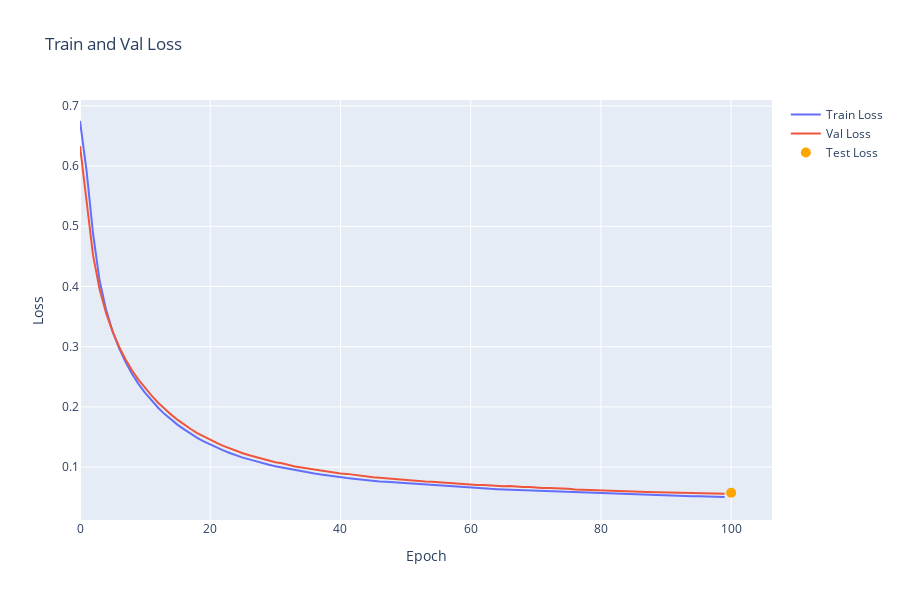

The cell this chart's notebook holds for it:
### Code cell
fig = go.Figure()
fig.add_trace(go.Scatter(x=np.arange(len(train_losses)), y=train_losses, mode='lines', name='Train Loss'))
fig.add_trace(go.Scatter(x=np.arange(len(val_losses)), y=val_losses, mode='lines', name='Val Loss'))
fig.update_layout(height=600, title='Train and Val Loss', xaxis_title='Epoch', yaxis_title='Loss')
fig.add_trace(go.Scatter(x=[len(train_losses)], y=[test_loss], mode='markers', marker=dict(color='orange', size=10), name='Test Loss'))
fig.show()
